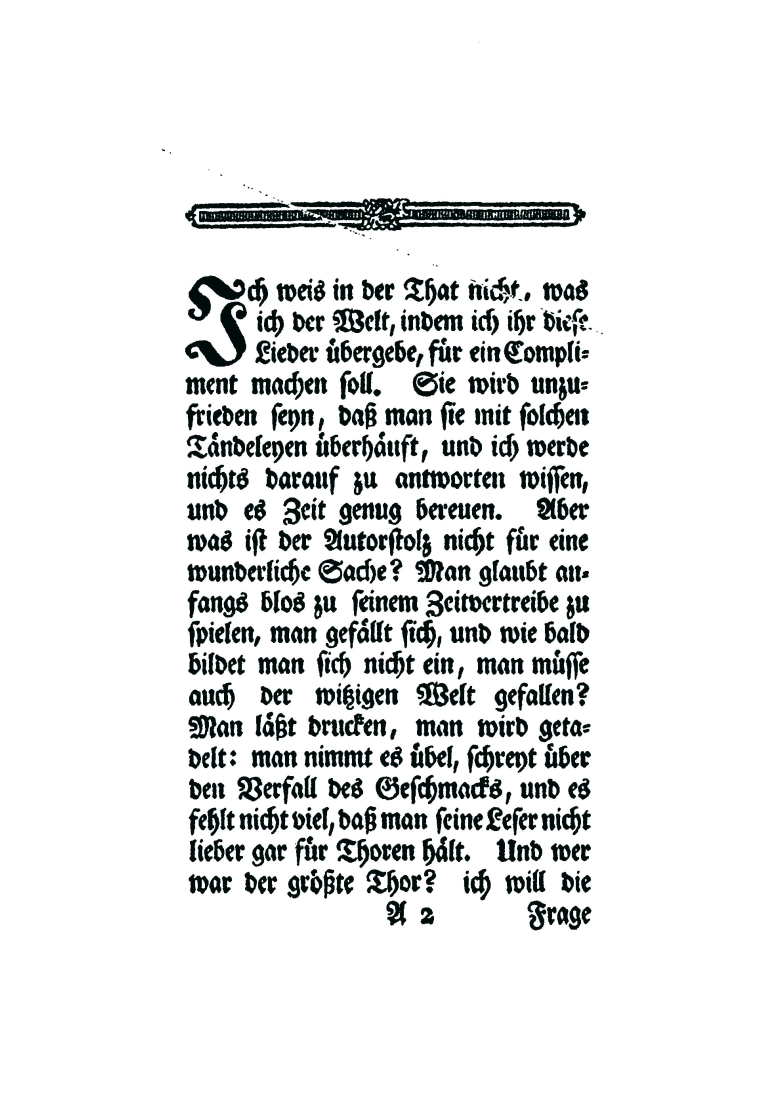
#> input picture notebooks/input.jpg, 2339 x 3308 px (shown at 1/3 size)
$ jupyter execute --allow-errors demo.ipynb   (shell and % lines are left out)
#> lines starting #> are read from the running program, lines starting #| are printed output that depends on the picture
## Tesseract command-line

1. Current version [here pre-installed via Ubuntu PPA](https://github.com/rue-a/ocrd_python_codespace/blob/master/.devcontainer/setup.sh) according to [installation instructions for ocrd_tesserocr](https://github.com/OCR-D/ocrd_tesserocr#from-pypi-and-ppa).

2. Get our [previous image example](https://upload.wikimedia.org/wikipedia/commons/0/0e/Weisse_Scherzhafte_Lieder_003.jpg)

3. Run Tesseract with default model (for English, synthetically trained):

4. Try another, more fitting pretrained model:

5. download model [trained by OCR community](https://github.com/tesseract-ocr/tesstrain/wiki) on [GT from scanned Fraktur prints](http://doi.org/10.5281/zenodo.1344132):

6. Try `frak2021` model, combined with other models (as fallback):

## Tesseract Python API (tesserocr)

1. [Documentation](https://tesseract-ocr.github.io/) covers many aspects, including [C/C++ API](https://tesseract-ocr.github.io/tessapi/5.x/),
which heavily builds upon [Leptonica](http://www.leptonica.org/) data structures.

More high-level API is available in **Python bindings**, which use [PIL for image processing](https://pillow.readthedocs.io/):
- [pytesseract](https://github.com/madmaze/pytesseract)
- [**tesserocr**](https://github.com/sirfz/tesserocr/)

[cell 1]
from PIL import Image
img = Image.open('input.jpg')
#> img is the input picture: PIL image 2339x3308 RGB; mean R, G, B 229.7, 230.8, 230.7
print(f"mode: {img.mode}")
#| mode: RGB
print(f"info: {img.info}")
#| info: {'jfif': 257, 'jfif_version': (1, 1), 'jfif_unit': 0, 'jfif_density': (1, 1)}
print(f"size: {img.size}")
#| size: (2339, 3308)
img.resize([dim//2 for dim in img.size]).show()
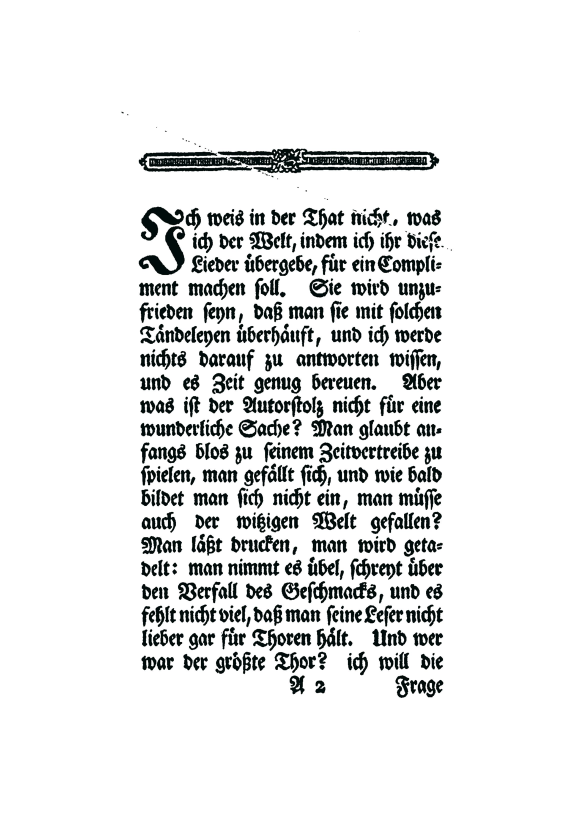
#> shown: PIL image 1169x1654 RGB (shown at 1/2 size); mean R, G, B 229.7, 230.7, 230.6

[cell 2]
import tesserocr
help(tesserocr)

2. Using tesserocr (simplest case):

[cell 3]
print(tesserocr.file_to_text('input.jpg', lang='frak2021+Fraktur+deu'))
#> (this line was passed over: tesserocr is not available in this run)

(or equivalently:)

[cell 4]
print(tesserocr.image_to_text(img, lang='frak2021+Fraktur+deu'))
#> (this line was passed over: tesserocr is not available in this run)

See currently installed models:

[cell 5]
tesserocr.get_languages()
#> (this line was passed over: tesserocr is not available in this run)
